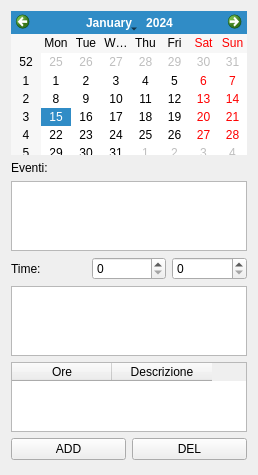
<?xml version="1.0" encoding="UTF-8"?>
<ui version="4.0">
 <class>Agenda</class>
 <widget class="QWidget" name="Agenda">
  <property name="enabled">
   <bool>true</bool>
  </property>
  <property name="geometry">
   <rect>
    <x>0</x>
    <y>0</y>
    <width>258</width>
    <height>475</height>
   </rect>
  </property>
  <property name="windowTitle">
   <string>Agenda</string>
  </property>
  <widget class="QWidget" name="layoutWidget">
   <property name="geometry">
    <rect>
     <x>0</x>
     <y>0</y>
     <width>258</width>
     <height>471</height>
    </rect>
   </property>
   <layout class="QVBoxLayout" name="verticalLayout">
    <item>
     <widget class="QCalendarWidget" name="calendar"/>
    </item>
    <item>
     <widget class="QLabel" name="label_2">
      <property name="text">
       <string>Eventi:</string>
      </property>
     </widget>
    </item>
    <item>
     <widget class="QListWidget" name="listWidget"/>
    </item>
    <item>
     <layout class="QHBoxLayout" name="horizontalLayout_2">
      <item>
       <widget class="QLabel" name="label">
        <property name="text">
         <string>Time:</string>
        </property>
       </widget>
      </item>
      <item>
       <widget class="QSpinBox" name="spinBox_2">
        <property name="enabled">
         <bool>true</bool>
        </property>
        <property name="maximum">
         <number>23</number>
        </property>
       </widget>
      </item>
      <item>
       <widget class="QSpinBox" name="spinBox">
        <property name="maximum">
         <number>59</number>
        </property>
       </widget>
      </item>
     </layout>
    </item>
    <item>
     <widget class="QTextEdit" name="textEdit">
      <property name="enabled">
       <bool>true</bool>
      </property>
     </widget>
    </item>
    <item>
     <widget class="QTableWidget" name="tableWidget">
      <property name="rowCount">
       <number>0</number>
      </property>
      <property name="columnCount">
       <number>2</number>
      </property>
      <attribute name="horizontalHeaderCascadingSectionResizes">
       <bool>false</bool>
      </attribute>
      <column>
       <property name="text">
        <string>Ore</string>
       </property>
      </column>
      <column>
       <property name="text">
        <string>Descrizione</string>
       </property>
      </column>
     </widget>
    </item>
    <item>
     <layout class="QHBoxLayout" name="horizontalLayout">
      <item>
       <widget class="QPushButton" name="buttonEdit">
        <property name="text">
         <string>ADD</string>
        </property>
       </widget>
      </item>
      <item>
       <widget class="QPushButton" name="cancButton">
        <property name="styleSheet">
         <string notr="true"/>
        </property>
        <property name="text">
         <string>DEL</string>
        </property>
       </widget>
      </item>
     </layout>
    </item>
   </layout>
  </widget>
 </widget>
 <layoutdefault spacing="6" margin="11"/>
 <resources/>
 <connections/>
</ui>
